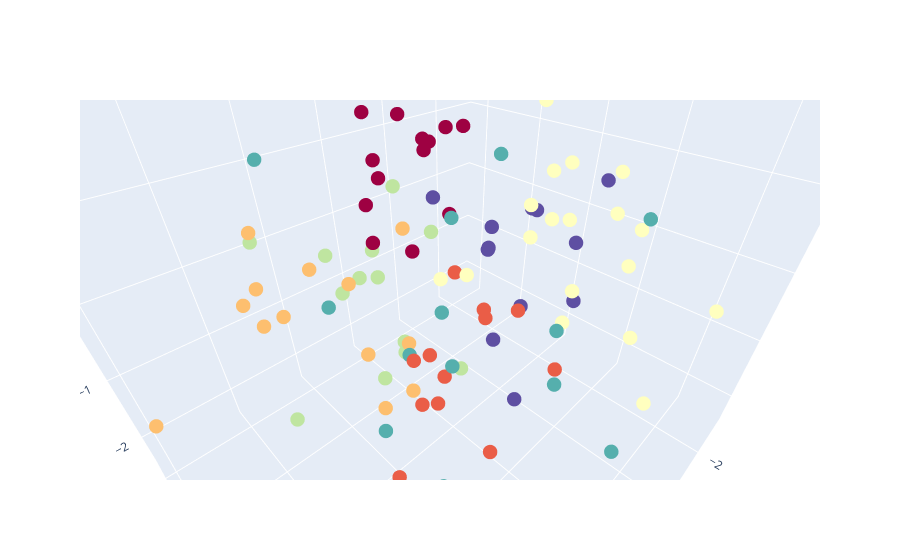

The cell this chart's notebook holds for it:
### Markdown cell above
## Cluster Exploration

### Code cell
from sklearn.decomposition import PCA
import plotly.graph_objects as go 

pca = PCA(n_components=3)
pca_df = pca.fit_transform(df_scale)

fig = go.Figure(
    go.Scatter3d(mode='markers',
                x = pca_df[:, 0],
                y = pca_df[:, 1],
                z = pca_df[:, 2],
                 marker=dict(size=5,color = df['cluster'],colorscale = 'spectral')
                )
)
fig.show()
